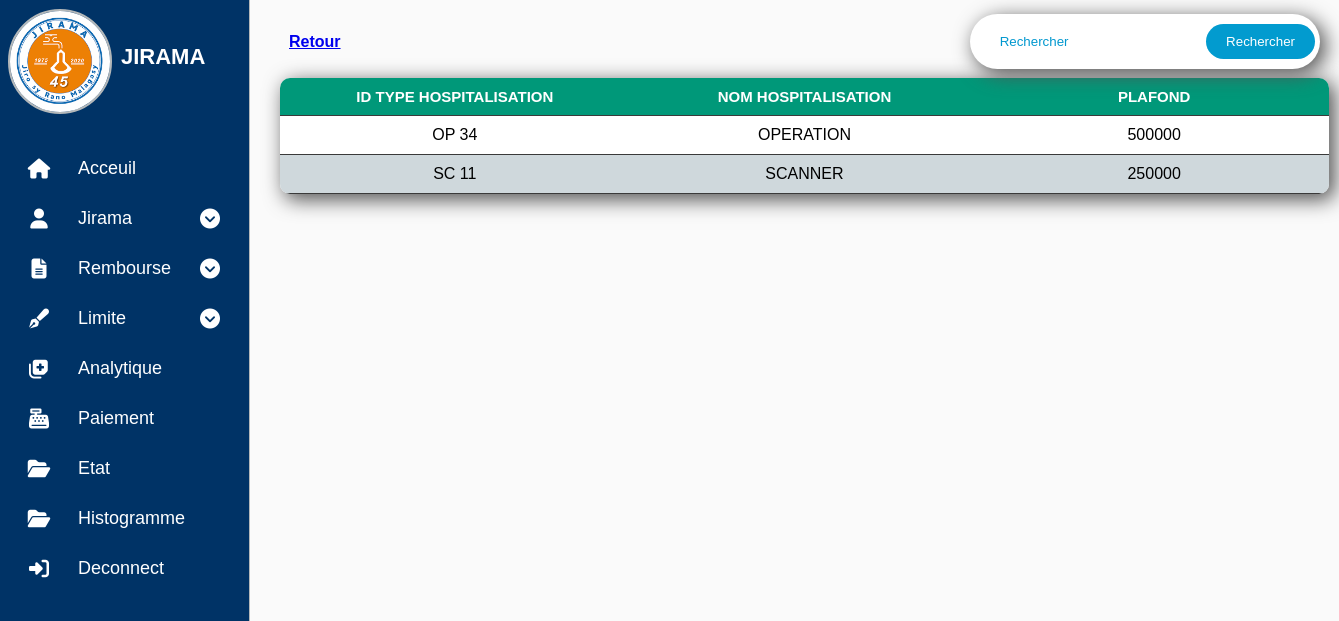
/PagerUser/Type_HospitalisationTable.php, run on the app's committed database.
### tables this page shows
CREATE TABLE `type_hospitalisation` (
  `id_type_hospitalisation` varchar(20) NOT NULL,
  `nom_hospitalisation` varchar(200) NOT NULL,
  `plafond` float NOT NULL
);

### Config/serveur.php (called while the page is built, shortened)
<?php
class Db {
    function connexion() {
        try {
            $pdo = new PDO(self::DNS, self::USER, self::PASSWORD);
            $pdo->setAttribute(PDO::ATTR_ERRMODE, PDO::ERRMODE_EXCEPTION);
            return $pdo;
        } catch (PDOException $e) {
            echo "Échec de la connexion : " . $e->getMessage();
            return null;
        }
    }
}
?>

### Repository/TypeHospitalistionRepo.php (called while the page is built, shortened)
<?php
require_once("../Config/serveur.php");
class TypeHopistalRepository{
    public function read_Type_Hospitalisation(){
      $db= new Db();
        $h=$db->connexion()->query("SELECT * FROM type_hospitalisation ");
        foreach($h->fetchAll(PDO::FETCH_ASSOC) as $key){
            $af[]= array($key["id_type_hospitalisation"],$key["nom_hospitalisation"],$key["plafond"]);
    }
    return $af;
    }
    }
?>

### PagerUser/Type_HospitalisationTable.php (the view, shortened to what this page needs)
<!DOCTYPE html>
<html lang="en">
<head>
    <link rel="stylesheet" href="https://cdnjs.cloudflare.com/ajax/libs/font-awesome/6.6.0/css/all.min.css" />
    <link rel="stylesheet" href="../Css/Anlytique/style.css">
    <link rel="stylesheet" href="../Css/Anlytique/modalAdd.css">
</head>
<body>
<?php
require("Nav.php");
?>
    <main>
    <div class="table">
    <div class="table_header">
    <h4><a href="TypeHospitalisation.php">Retour</a></h4>
        <div class="meta">
            <form action="" method="post">
                <input type="text" name="rech" id="rech" placeholder="Rechercher">
                <input type="submit" id="btn_new" name="recherche" class="add_new" value="Rechercher">
            </form>
        </div>
    </div>
    <div class="table_section" >
        <table>
            <thead>
                <tr>
                <th>id type Hospitalisation</th>
                            <th>nom Hospitalisation</th>
                            <th>plafond</th>
                </tr>
            </thead>
            <tbody>
                <?php
                require("../Repository/TypeHospitalistionRepo.php");
                $tab = new TypeHopistalRepository();
                $resultat = $tab->read_Type_Hospitalisation();
                if(isset($_POST['recherche'])){
                    $s = new TypeHospitalisationEntity();
                    $s->setId_type_hospitalisation($_POST['rech']);
                    $resultat = $tab->search_Type_Hospitalisation($s);
                    }
                    else{
                    $resultat =$tab->read_Type_Hospitalisation();
                    }
                    foreach ($resultat as $r) {
                        ?>
                        <tr >
                        <td><?= $r[0] ?></td>
                        <td><?= $r[1] ?></td>
                        <td><?= $r[2] ?></td>
                        </tr>
                        <?php
                   }
                ?>
            </tbody>
        </table>
    </div>
</div>
    </main>
</body>
</html>

### Css/Anlytique/style.css (style rules this page uses)
* { margin: 0; padding: 0; font-family: sans-serif ; }
body { min-height: 100vh; min-height: 100dvh; background-color: #FAFAFA;; color: black; display: grid; grid-template-columns: auto 1fr ; }
main { padding: min(30px, 7%); margin-left: 250px; padding-top: 5px; }

### Css/Anlytique/modalAdd.css (style rules this page uses)
.table_header { display: flex; justify-content: space-between; align-items: center; padding: 9px; border-radius: 5px; }
.table .table_header .meta { background: #fff; box-shadow: 5px 5px 20px 1px rgb(85, 85, 85); padding: 10px 5px; border-radius: 30px; }
.add_new { padding: 10px 20px; color: #fff; background-color: #029Bcf; }
#btn_new { outline: none; border: none; border-radius: 30px; cursor: pointer; }
#rech { padding: 10px 20px; margin: 0 5px ; outline: none; border: none; border-radius: 6px; color: #029Bcf; }
.table { width: 1049px; margin-bottom: 40px; }
.table_section { overflow: auto; border-radius: 10px; background: #fff; box-shadow: 5px 5px 20px 1px rgb(85, 85, 85); }
table { width: 100%; table-layout: fixed; border-collapse: collapse; }
thead th { top: 0; background-color: #009879; color: #fff; font-size: 15px; text-transform: uppercase; }
tbody tr { background-color: #fff; color: #000000; cursor: pointer; }
th,td { border-bottom: 1px solid #3a3a3a; padding: 10px 20px; word-break: break-all; text-align: center; }
tbody tr:nth-child(even) { background-color: #cfd8dc; }
::placeholder { color: #0298cf; }

### data on the page
type_hospitalisation: id_type_hospitalisation "OP 34", nom_hospitalisation "OPERATION", plafond "500000"
type_hospitalisation: id_type_hospitalisation "SC 11", nom_hospitalisation "SCANNER", plafond "250000"
